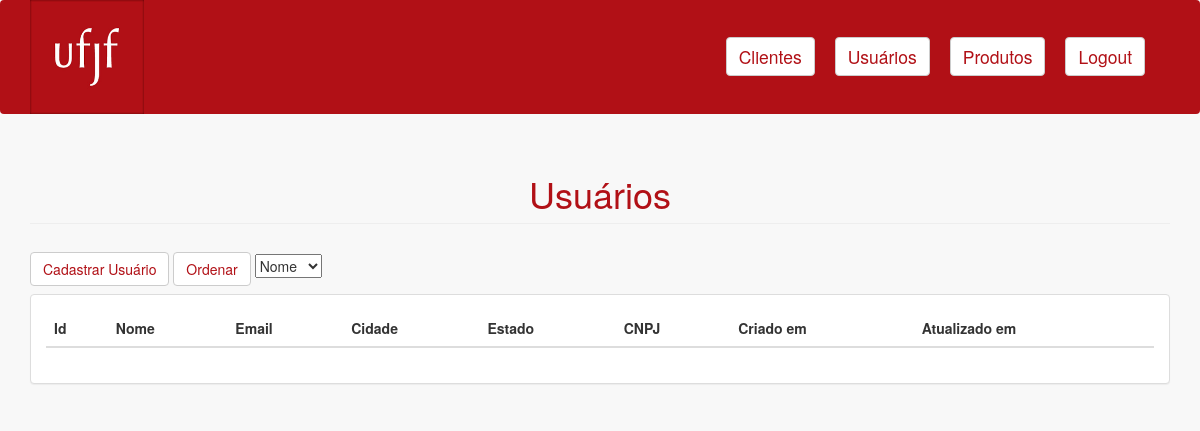
The app's page /admin/lista-clientes.php, older data.
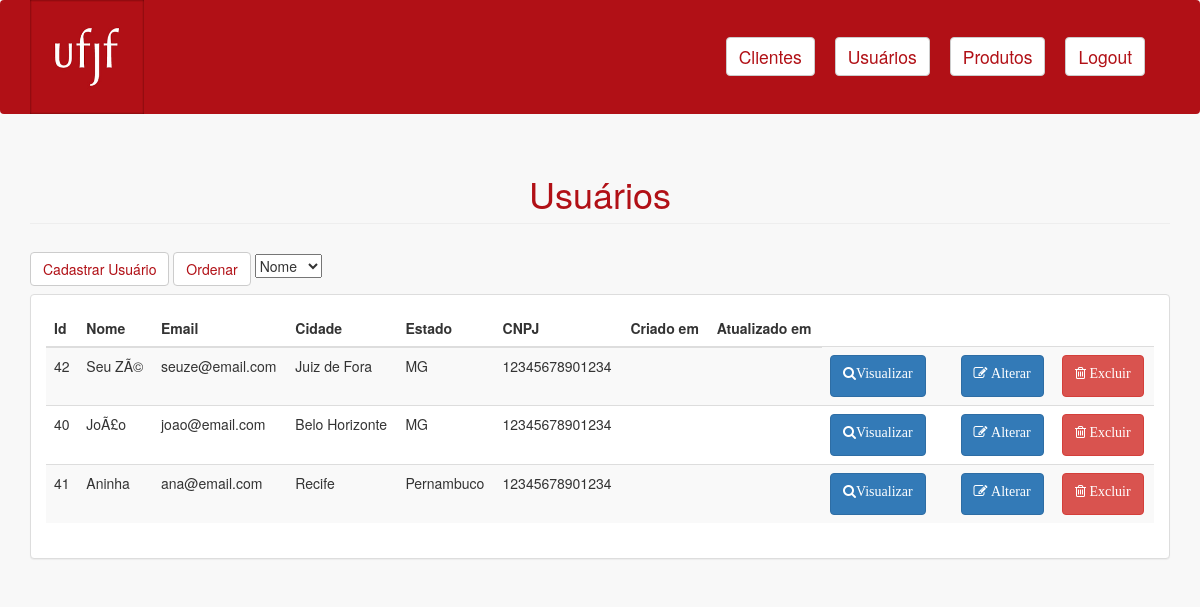
The same page, newer data.
### tables this page shows
CREATE TABLE `usuarios` (
  `id` int(10) UNSIGNED NOT NULL,
  `nome` varchar(191) NOT NULL,
  `email` varchar(191) NOT NULL,
  `senha` varchar(191) NOT NULL,
  `categoria` enum('cliente','administrador','gerente','funcionario') NOT NULL,
  `remember_token` varchar(100) DEFAULT NULL,
  `created_at` timestamp NULL DEFAULT NULL,
  `updated_at` timestamp NULL DEFAULT NULL,
  `cidade` varchar(191) NOT NULL,
  `estado` varchar(191) NOT NULL
);

CREATE TABLE `clientes` (
  `id` int(10) UNSIGNED NOT NULL,
  `cnpj` varchar(14) NOT NULL
);

### admin/includes/functions.php (called while the page is built, shortened)
<?php
function listaClientes($connect, $sort) {
    $usuarios = array();
    $query = "select usuarios.id, usuarios.nome, usuarios.email, usuarios.categoria, usuarios.created_at, usuarios.updated_at, usuarios.cidade, usuarios.estado, clientes.cnpj
      from usuarios inner join clientes on usuarios.id = clientes.id";
    $query = $query.$sort;
    $result = mysqli_query($connect, $query);
    while($usuario = mysqli_fetch_assoc($result)) {
        array_push($usuarios, $usuario);
    }
    return $usuarios;
}

### admin/lista-clientes.php (the view, shortened to what this page needs)
<?php include("header.php");
include("includes/connect.php");
include("includes/functions.php");
include("menu.php");
if (isset($_GET['sort']))
    $sort = " order by ".$_GET['sort'];
else
    $sort = "";
$usuarios = listaClientes($connect, $sort);
?>
<div class="container">
	<h1 style="color:#b11016" class="page-header">Usuários</h1>
    <form method="get" action="lista-clientes.php">
	<a href="loginCadastro.php"><button style="background-color: #fff; color: #b11016" type="button" class="btn btn-default navbar-btn">Cadastrar Usuário</button></a>
        <a href="lista-clientes.php"><button style="background-color: #fff; color: #b11016" type="submit" class="btn btn-default navbar-btn">Ordenar</button></a>
        <select name="sort">
            <option value="usuarios.nome">Nome</option>
        </select>
    </form>
	<div class="row">
	    <div class="col-md-12">
	        <div class="panel panel-default">
	            <div class="panel-body">
	                <div class="table-responsive">
	                    <table class="table table-striped">
	                        <thead>
	                            <tr>
	                                <th>Id</th>
	                                <th>Nome</th>
	                                <th>Email</th>
	                                <th>Cidade</th>
                                    <th>Estado</th>
                                    <th>CNPJ</th>
	                                <th>Criado em</th>
	                                <th>Atualizado em</th>
	                            </tr>
	                        </thead>
	                        <tbody>
	                        <?php foreach($usuarios as $usuario) :?>
	                            <tr>
	                            	<td><?=$usuario['id']?></td>
	                            	<td><?=$usuario['nome']?></td>
	                            	<td><?=$usuario['email']?></td>
                                    <td><?=$usuario['cidade']?></td>
                                    <td><?=$usuario['estado']?></td>
                                    <td><?=$usuario['cnpj']?></td>
	                            	<td><?=$usuario['created_at']?></td>
	                            	<td><?=$usuario['updated_at']?></td>
									<td>
	                            		<form action="visualizar-usuario.php" method="get">
	                            			<button class="btn btn-primary"><p class="fa fa-search">Visualizar</p></button></td>
	                            	<td>
	                            	<td>
	                            		<form action="alterar-usuario.php" method="get">
	                            			<button class="btn btn-primary"><p class="fa fa-edit"> Alterar</p></button></td>
	                            	<td>
	                            		<form action="excluir-usuario.php" method="post">
	                            			<button class="btn btn-danger"><p class="fa fa-trash-o"> Excluir</p></button>
	                            		</form>
	                            	</td>
	                            </tr>
	                        <?php endforeach ?>
	                        </tbody>
	                    </table>
	                </div>
	            </div>
	        </div>
	    </div>
	</div>
</div>

Row changes from the older to the newer data that the page shows:
added usuarios: id "42", nome "Seu ZÃ©", email "seuze@email.com", cidade "Juiz de Fora", estado "MG", clientes.cnpj "12345678901234"
added usuarios: id "40", nome "JoÃ£o", email "joao@email.com", cidade "Belo Horizonte", estado "MG", clientes.cnpj "12345678901234"
added usuarios: id "41", nome "Aninha", email "ana@email.com", cidade "Recife", estado "Pernambuco", clientes.cnpj "12345678901234"
